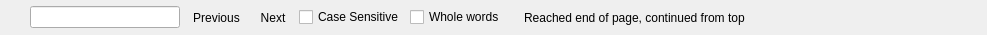
<ui version="4.0" >
 <class>FindWidget</class>
 <widget class="QWidget" name="FindWidget" >
  <property name="geometry" >
   <rect>
    <x>0</x>
    <y>0</y>
    <width>987</width>
    <height>35</height>
   </rect>
  </property>
  <property name="windowTitle" >
   <string>Form</string>
  </property>
  <layout class="QGridLayout" >
   <property name="margin" >
    <number>0</number>
   </property>
   <property name="spacing" >
    <number>0</number>
   </property>
   <item row="0" column="0" >
    <layout class="QHBoxLayout" >
     <property name="spacing" >
      <number>6</number>
     </property>
     <property name="margin" >
      <number>0</number>
     </property>
     <item>
      <widget class="QToolButton" name="toolClose" >
       <property name="text" >
        <string/>
       </property>
       <property name="icon" >
        <iconset resource="../resources/resources.qrc" >
         <normaloff>:/images/images/cross.png</normaloff>:/images/images/cross.png</iconset>
       </property>
       <property name="autoRaise" >
        <bool>true</bool>
       </property>
      </widget>
     </item>
     <item>
      <widget class="QLineEdit" name="editFind" >
       <property name="sizePolicy" >
        <sizepolicy vsizetype="Fixed" hsizetype="Fixed" >
         <horstretch>0</horstretch>
         <verstretch>0</verstretch>
        </sizepolicy>
       </property>
       <property name="minimumSize" >
        <size>
         <width>150</width>
         <height>0</height>
        </size>
       </property>
      </widget>
     </item>
     <item>
      <widget class="QToolButton" name="toolPrevious" >
       <property name="text" >
        <string>Previous</string>
       </property>
       <property name="icon" >
        <iconset resource="../resources/resources.qrc" >
         <normaloff>:/images/images/previous.png</normaloff>:/images/images/previous.png</iconset>
       </property>
       <property name="toolButtonStyle" >
        <enum>Qt::ToolButtonTextBesideIcon</enum>
       </property>
       <property name="autoRaise" >
        <bool>true</bool>
       </property>
      </widget>
     </item>
     <item>
      <widget class="QToolButton" name="toolNext" >
       <property name="minimumSize" >
        <size>
         <width>0</width>
         <height>0</height>
        </size>
       </property>
       <property name="text" >
        <string>Next</string>
       </property>
       <property name="icon" >
        <iconset resource="../resources/resources.qrc" >
         <normaloff>:/images/images/next.png</normaloff>:/images/images/next.png</iconset>
       </property>
       <property name="toolButtonStyle" >
        <enum>Qt::ToolButtonTextBesideIcon</enum>
       </property>
       <property name="autoRaise" >
        <bool>true</bool>
       </property>
       <property name="arrowType" >
        <enum>Qt::NoArrow</enum>
       </property>
      </widget>
     </item>
     <item>
      <widget class="QCheckBox" name="sensitiveCase" >
       <property name="text" >
        <string>Case Sensitive</string>
       </property>
      </widget>
     </item>
     <item>
      <widget class="QCheckBox" name="wholeWords" >
       <property name="text" >
        <string>Whole words</string>
       </property>
      </widget>
     </item>
     <item>
      <widget class="QFrame" name="labelWrapped" >
       <property name="frameShape" >
        <enum>QFrame::Box</enum>
       </property>
       <property name="frameShadow" >
        <enum>QFrame::Raised</enum>
       </property>
       <property name="lineWidth" >
        <number>0</number>
       </property>
       <layout class="QGridLayout" >
        <property name="margin" >
         <number>0</number>
        </property>
        <property name="spacing" >
         <number>0</number>
        </property>
        <item row="0" column="0" >
         <layout class="QHBoxLayout" >
          <property name="spacing" >
           <number>6</number>
          </property>
          <property name="margin" >
           <number>0</number>
          </property>
          <item>
           <widget class="QLabel" name="label" >
            <property name="text" >
             <string/>
            </property>
            <property name="pixmap" >
             <pixmap resource="../resources/resources.qrc" >:/images/images/wrap.png</pixmap>
            </property>
           </widget>
          </item>
          <item>
           <widget class="QLabel" name="label_2" >
            <property name="text" >
             <string>Reached end of page, continued from top</string>
            </property>
           </widget>
          </item>
         </layout>
        </item>
       </layout>
      </widget>
     </item>
     <item>
      <spacer>
       <property name="orientation" >
        <enum>Qt::Horizontal</enum>
       </property>
       <property name="sizeHint" stdset="0" >
        <size>
         <width>41</width>
         <height>21</height>
        </size>
       </property>
      </spacer>
     </item>
    </layout>
   </item>
  </layout>
 </widget>
 <resources>
  <include location="../resources/resources.qrc" />
  <include location="../resources/resources.qrc" />
 </resources>
 <connections/>
</ui>
